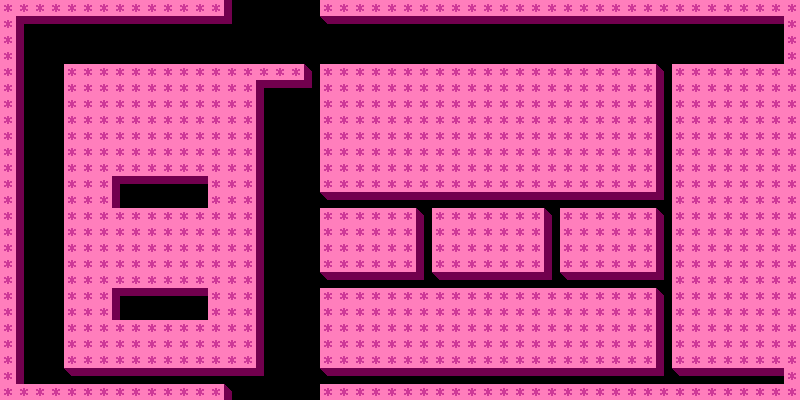

Rendered tile map (Tiled .tmx) drawn with the repository's tilesets; below, a short description and the map source with its tile grids summarised:
An orthogonal 50x25 tile map with 16x16 px tiles, 1 tile layer (ground), 1 hidden layer not drawn, 2 tilesets and 11 objects (2x FOLL, 2x BOOF, 2x true, left).

<map version="1.10" tiledversion="1.10.0" orientation="orthogonal" renderorder="right-down" width="50" height="25" tilewidth="16" tileheight="16" infinite="0" nextlayerid="6" nextobjectid="12">
 <properties>
  <property name="automaticAirMode" value="3" />
  <property name="bossBoost" value="" />
  <property name="bossLevel" value="f" />
  <property name="guidedAir" value="true" />
  <property name="specialAir" value="AIR_TORNADO" />
 </properties>
 <tileset firstgid="1" name="tiles" tilewidth="16" tileheight="16" tilecount="256" columns="16">
  <image source="tiles.png" width="256" height="256" />
  <tile id="0">
   <properties>
    <property name="type" value="TOP" />
   </properties>
  </tile>
  <tile id="1">
   <properties>
    <property name="type" value="TOPL" />
   </properties>
  </tile>
  <tile id="2">
   <properties>
    <property name="type" value="TOPR" />
   </properties>
  </tile>
  <tile id="3">
   <properties>
    <property name="type" value="TOPRL" />
   </properties>
  </tile>
  <tile id="4">
   <properties>
    <property name="type" value="LEFT" />
   </properties>
  </tile>
  <tile id="5">
   <properties>
    <property name="type" value="RIGHT" />
   </properties>
  </tile>
  <tile id="6">
   <properties>
    <property name="type" value="RL" />
   </properties>
  </tile>
  <tile id="10">
   <properties>
    <property name="type" value="LEFT" />
   </properties>
  </tile>
  <tile id="15">
   <properties>
    <property name="type" value="RIGHT" />
   </properties>
  </tile>
  <tile id="20">
   <properties>
    <property name="type" value="TOP" />
   </properties>
  </tile>
  <tile id="21">
   <properties>
    <property name="type" value="LEFT" />
   </properties>
  </tile>
  <tile id="22">
   <properties>
    <property name="type" value="RIGHT" />
   </properties>
  </tile>
  <tile id="38">
   <properties>
    <property name="type" value="TOP" />
   </properties>
  </tile>
 </tileset>
 <tileset firstgid="257" name="entities" tilewidth="32" tileheight="32" tilecount="64" columns="8">
  <image source="entities.png" width="256" height="256" />
 </tileset>
 <layer id="1" name="ground" width="50" height="25">
  <data>[1250 cells, 1037 non-empty, 7 distinct tile ids]</data>
 </layer>
 <layer id="2" name="collision" width="50" height="25" visible="0">
  <data>[1250 cells, 286 non-empty, 6 distinct tile ids]</data>
 </layer>
 <objectgroup id="3" name="enemies">
  <object id="1" name="FOLL" gid="261" x="256" y="64" width="32" height="32" />
  <object id="2" name="FOLL" gid="261" x="480" y="64" width="32" height="32" />
  <object id="3" name="BOOF" gid="257" x="128" y="208" width="32" height="32" />
  <object id="4" name="BOOF" gid="257" x="176" y="320" width="32" height="32" />
  <object id="5" name="FOLL" type="true" gid="261" x="384" y="64" width="32" height="32" />
  <object id="6" name="FOLL" type="true" gid="261" x="592" y="64" width="32" height="32" />
 </objectgroup>
 <objectgroup id="4" name="meals">
  <object id="7" gid="285" x="608" y="64" width="32" height="32" />
  <object id="8" gid="285" x="80" y="64" width="32" height="32" />
  <object id="9" gid="285" x="320" y="384" width="32" height="32" />
  <object id="10" gid="285" x="368" y="208" width="32" height="32" />
 </objectgroup>
 <objectgroup id="5" name="path">
  <object id="11" name="left" x="224" y="416">
   <polyline points="48,0 48,-48 -80,-48 -176,-48 -176,-256 -176,-368 48,-368 48,-432" />
  </object>
 </objectgroup>
</map>
